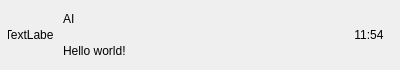
<?xml version="1.0" encoding="UTF-8"?>
<ui version="4.0">
 <class>ChatUserWidget</class>
 <widget class="QWidget" name="ChatUserWidget">
  <property name="geometry">
   <rect>
    <x>0</x>
    <y>0</y>
    <width>400</width>
    <height>70</height>
   </rect>
  </property>
  <property name="minimumSize">
   <size>
    <width>0</width>
    <height>70</height>
   </size>
  </property>
  <property name="maximumSize">
   <size>
    <width>16777215</width>
    <height>70</height>
   </size>
  </property>
  <property name="windowTitle">
   <string>Form</string>
  </property>
  <layout class="QHBoxLayout" name="horizontalLayout">
   <property name="spacing">
    <number>5</number>
   </property>
   <property name="leftMargin">
    <number>6</number>
   </property>
   <property name="topMargin">
    <number>2</number>
   </property>
   <property name="rightMargin">
    <number>6</number>
   </property>
   <property name="bottomMargin">
    <number>2</number>
   </property>
   <item>
    <widget class="QWidget" name="icon_widget" native="true">
     <property name="minimumSize">
      <size>
       <width>50</width>
       <height>50</height>
      </size>
     </property>
     <property name="maximumSize">
      <size>
       <width>50</width>
       <height>50</height>
      </size>
     </property>
     <layout class="QHBoxLayout" name="horizontalLayout_2">
      <property name="spacing">
       <number>0</number>
      </property>
      <property name="leftMargin">
       <number>0</number>
      </property>
      <property name="topMargin">
       <number>0</number>
      </property>
      <property name="rightMargin">
       <number>0</number>
      </property>
      <property name="bottomMargin">
       <number>0</number>
      </property>
      <item>
       <widget class="QLabel" name="icon_lb">
        <property name="minimumSize">
         <size>
          <width>45</width>
          <height>45</height>
         </size>
        </property>
        <property name="maximumSize">
         <size>
          <width>45</width>
          <height>45</height>
         </size>
        </property>
        <property name="text">
         <string>TextLabel</string>
        </property>
        <property name="alignment">
         <set>Qt::AlignmentFlag::AlignCenter</set>
        </property>
       </widget>
      </item>
     </layout>
    </widget>
   </item>
   <item>
    <widget class="QWidget" name="user_info_wid" native="true">
     <layout class="QVBoxLayout" name="verticalLayout">
      <property name="spacing">
       <number>2</number>
      </property>
      <property name="leftMargin">
       <number>2</number>
      </property>
      <property name="topMargin">
       <number>2</number>
      </property>
      <property name="rightMargin">
       <number>2</number>
      </property>
      <property name="bottomMargin">
       <number>2</number>
      </property>
      <item>
       <widget class="QLabel" name="user_name_lb">
        <property name="text">
         <string>AI</string>
        </property>
       </widget>
      </item>
      <item>
       <widget class="QLabel" name="user_chat_lb">
        <property name="text">
         <string>Hello world!</string>
        </property>
       </widget>
      </item>
     </layout>
    </widget>
   </item>
   <item>
    <widget class="QWidget" name="time_wid" native="true">
     <property name="minimumSize">
      <size>
       <width>50</width>
       <height>50</height>
      </size>
     </property>
     <property name="maximumSize">
      <size>
       <width>50</width>
       <height>50</height>
      </size>
     </property>
     <layout class="QHBoxLayout" name="horizontalLayout_3">
      <property name="leftMargin">
       <number>2</number>
      </property>
      <property name="topMargin">
       <number>2</number>
      </property>
      <property name="rightMargin">
       <number>2</number>
      </property>
      <property name="bottomMargin">
       <number>2</number>
      </property>
      <item>
       <widget class="QLabel" name="time_lb">
        <property name="text">
         <string>11:54</string>
        </property>
        <property name="alignment">
         <set>Qt::AlignmentFlag::AlignCenter</set>
        </property>
       </widget>
      </item>
     </layout>
    </widget>
   </item>
  </layout>
 </widget>
 <resources/>
 <connections/>
</ui>
